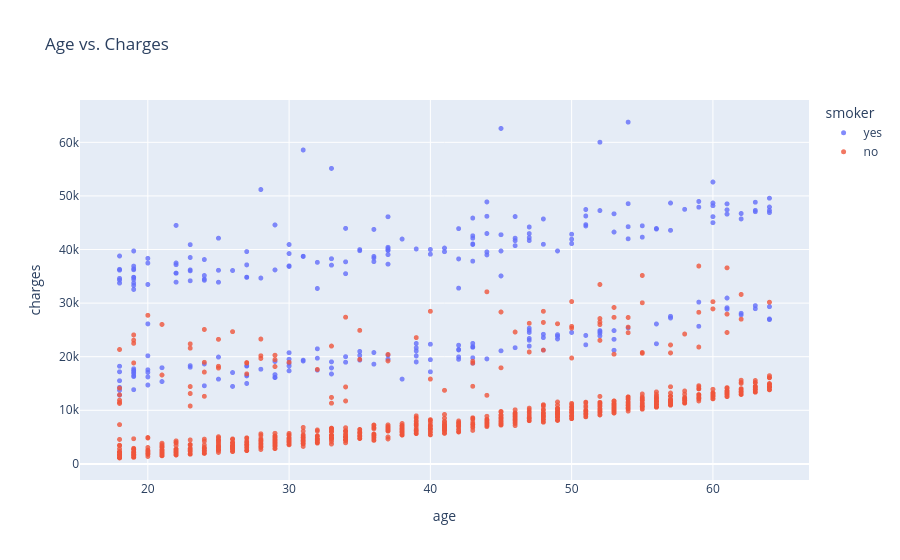

Here is the notebook cell this chart was saved with:
### Markdown cell above
- Age and Charges

### Code cell
fig = px.scatter(
    medical_df,
    x='age',
    y='charges',
    color='smoker',
    opacity=0.8,
    hover_data=['sex'],
    title="Age vs. Charges"    
)
fig.update_traces(marker_size=5)
fig.show()

### Figure 1 — Plotly figure (JSON) as saved in the notebook; plotly's stock layout.template omitted (floating-point values rounded to 4 significant figures; data arrays with more than 128 entries replaced by an {"elided": "..."} marker saying what was removed)
{"data": [{"customdata": {"elided": "274x1 str values"}, "hovertemplate": "smoker=yes<br>age=%{x}<br>charges=%{y}<br>sex=%{customdata[0]}<extra></extra>", "legendgroup": "yes", "marker": {"color": "#636efa", "opacity": 0.8, "size": 5, "symbol": "circle"}, "mode": "markers", "name": "yes", "showlegend": true, "type": "scattergl", "x": {"elided": "274 int values"}, "xaxis": "x", "y": {"elided": "274 float values"}, "yaxis": "y"}, {"customdata": {"elided": "1064x1 str values"}, "hovertemplate": "smoker=no<br>age=%{x}<br>charges=%{y}<br>sex=%{customdata[0]}<extra></extra>", "legendgroup": "no", "marker": {"color": "#EF553B", "opacity": 0.8, "size": 5, "symbol": "circle"}, "mode": "markers", "name": "no", "showlegend": true, "type": "scattergl", "x": {"elided": "1064 int values"}, "xaxis": "x", "y": {"elided": "1064 float values"}, "yaxis": "y"}], "layout": {"legend": {"title": {"text": "smoker"}, "tracegroupgap": 0}, "title": {"text": "Age vs. Charges"}, "xaxis": {"anchor": "y", "domain": [0, 1], "title": {"text": "age"}}, "yaxis": {"anchor": "x", "domain": [0, 1], "title": {"text": "charges"}}}}
